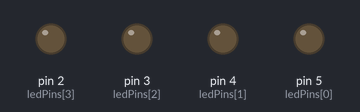
This sketch was run on a simulated Arduino Uno, built with avr-gcc and run on an emulated ATmega328P. On the bench: output pins drawn as LEDs (lit = HIGH).

Above: at 0.1 s.
At 30.1 s:
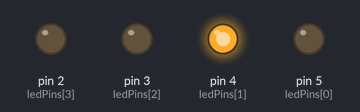
At 45.1 s:
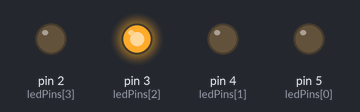
At 75.1 s:
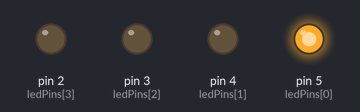
At 120.1 s:
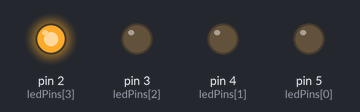
Timing chart, 0 to 121.6 s (numbered marks = the images above):
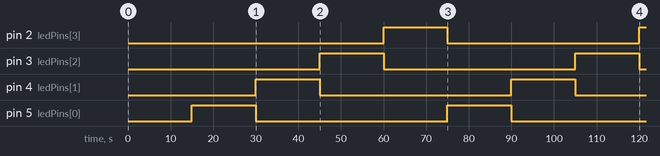

Measured:
- by itself, pin 2 (ledPins[3]): LOW → HIGH at 60.0 s, → LOW 15.0 s later, → HIGH 45.0 s later
- by itself, pin 3 (ledPins[2]), pin 4 (ledPins[1]), pin 5 (ledPins[0]): alternates HIGH for 15.0 s and LOW for 45.0 s

The sketch:

primary.ino
```cpp
// Define LED pins
const int ledPins[] = {5, 4, 3, 2};
const int numLeds = sizeof(ledPins) / sizeof(ledPins[0]);
volatile bool interruptFlag = false;
volatile int receivedLed = 0; // Variable to store received LED number

void setup() {
  // Set LED pins as outputs
  for (int i = 0; i < numLeds; i++) {
    pinMode(ledPins[i], OUTPUT);
    digitalWrite(ledPins[i], LOW); // Ensure all LEDs are initially off
  }

  // Attach interrupt to pin 0 (for receiving the interrupt signal)
  attachInterrupt(digitalPinToInterrupt(0), interruptHandler, CHANGE);

  // Initialize Serial communication
  Serial.begin(9600);
}

void loop() {
  // Handle LED turning on for 15 seconds
  static int currentLed = 0;
  static unsigned long previousMillis = 0;
  const long interval = 15000; // 15 seconds

  unsigned long currentMillis = millis();
  if (currentMillis - previousMillis >= interval) {
    previousMillis = currentMillis;
    turnOffAllLEDs(); // Turn off all LEDs
    digitalWrite(ledPins[currentLed], HIGH); // Turn on current LED
    currentLed = (currentLed + 1) % numLeds; // Move to the next LED
  }

  // Check if an interrupt occurred
  if (interruptFlag) {
    // Reset interrupt flag
    interruptFlag = false;

    // Handle interrupt
    handleInterrupt();
  }
}

void interruptHandler() {
  // Print statement for interrupt received
  Serial.println("Interrupt received");

  // Nothing else to do here, interrupt is used to trigger the handleInterrupt function
}

void handleInterrupt() {
  // Read the received LED number from digital input pin 1
  receivedLed = digitalRead(1);

  // If received LED number is valid, turn on the corresponding LED
  if (receivedLed >= 1 && receivedLed <= numLeds) {
    // Print statement for valid LED number received
    Serial.print("Received LED number: ");
    Serial.println(receivedLed);

    // Turn off all LEDs except the received LED
    turnOffAllLEDs();
    digitalWrite(ledPins[receivedLed - 1], HIGH); // Turn on the selected LED
  }
}

void turnOffAllLEDs() {
  // Turn off all LEDs
  for (int i = 0; i < numLeds; i++) {
    digitalWrite(ledPins[i], LOW);
  }
}
```
